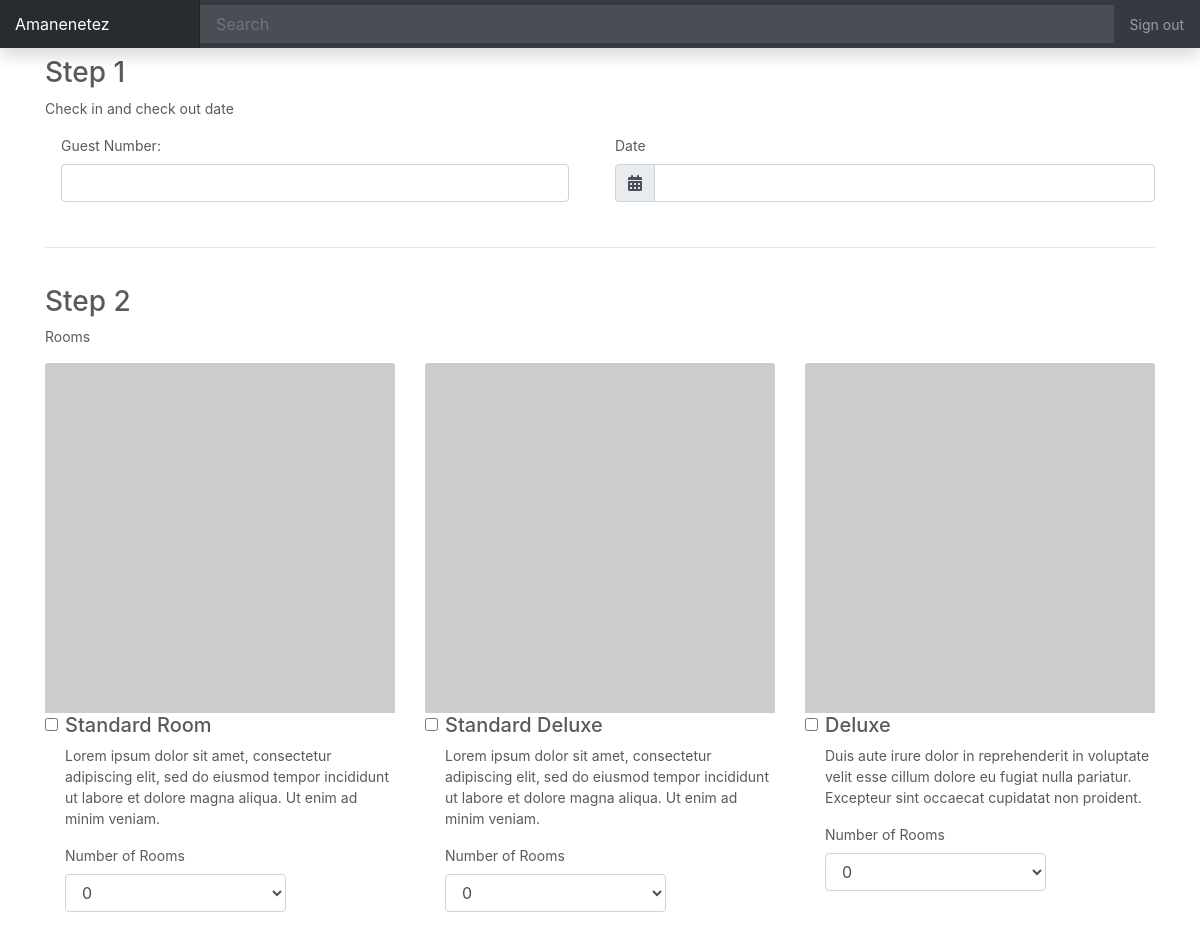
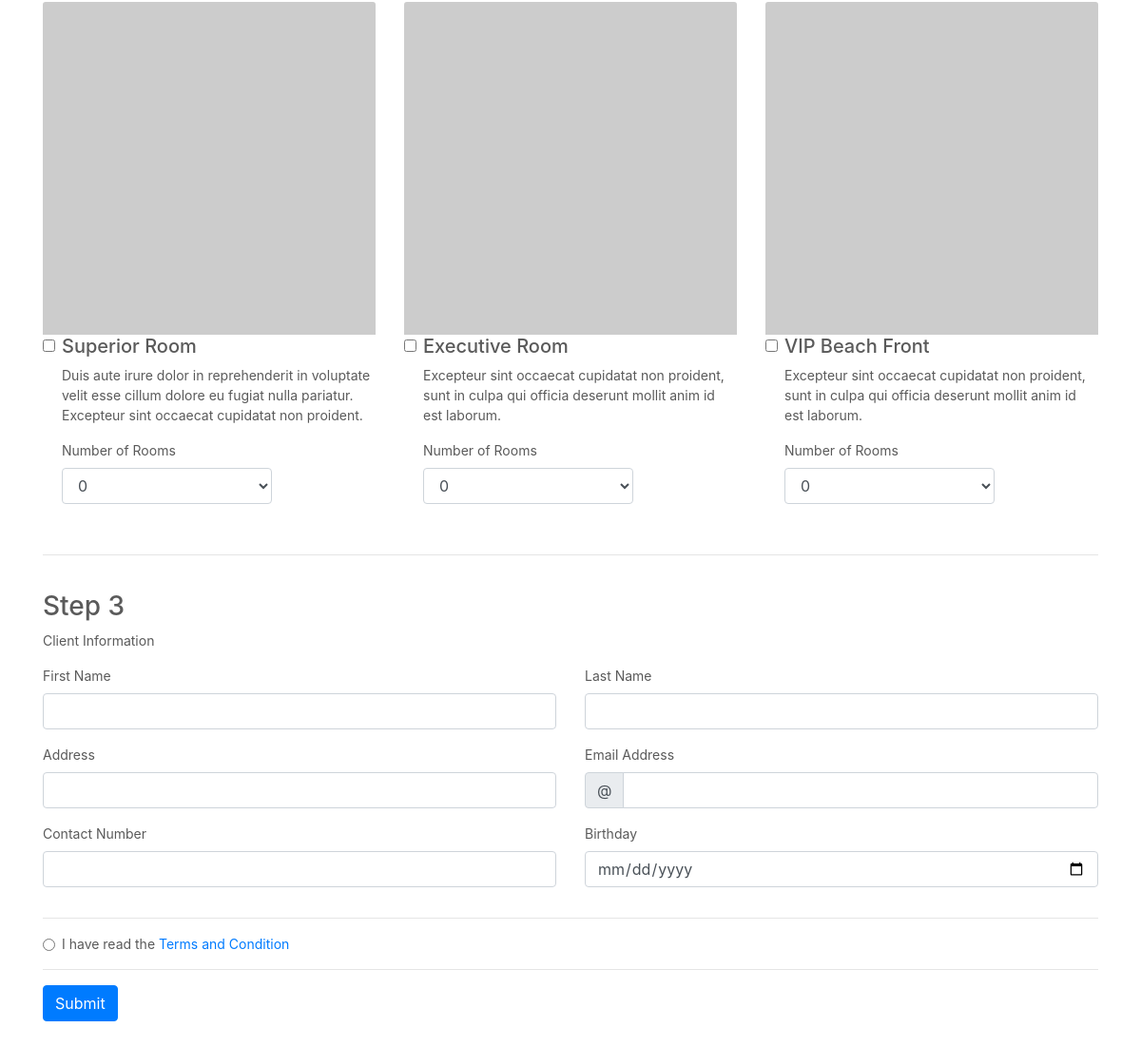
The page /booking/reserve.php (signed in) on the database its author committed (2 pictures, top to bottom).
### tables this page shows
CREATE TABLE `room` (
  `id` int(11) NOT NULL,
  `type` varchar(50) NOT NULL,
  `description` text NOT NULL,
  `simple_description` varchar(255) NOT NULL,
  `capacity` int(1) NOT NULL,
  `rate` decimal(10,2) NOT NULL
);

### partials/reserve_form.php (the view, shortened to what this page needs)
<h3>Step 1</h3>
<p>Check in and check out date</p>
<form method="POST" action="../forms/reserveRoom.php">
    <div class="row">
        <div class="col-sm">
            <div class="form-group mx-sm-3 mb-2">
                <label for="capacity">Guest Number:</label>
                <input type="number" name="guestNumber" class="form-control" required>
            </div>
        </div>
        <div class="col-sm">
            <label for="date">Date</label>
            <div class="input-group">
                <div class="input-group-prepend">
                    <span class="input-group-text" id="inputGroup-sizing-default"><i class="fas fa-calendar-alt"></i></span>
                </div>
                <input type="text" name="checkDate" class="form-control" id="datepicker" aria-label="Default" aria-describedby="inputGroup-sizing-default" required>
            </div>
        </div>
    </div>
    <br>
    <hr>
    <br>
    <h3>Step 2</h3>
    <p>Rooms</p>
    <div id="roomsAvailable">
    <?php
    $room_query = "SELECT DISTINCT count(r_s.room_id), r.id, r.type, r.simple_description, r.capacity, r.rate FROM room r INNER JOIN room_status r_s ON r.id = r_s.room_id GROUP BY r_s.room_id";
    $room_results = mysqli_query($db, $room_query);
    $row_count = mysqli_num_rows($room_results);
    if($row_count > 0) {
      while($room_details = mysqli_fetch_assoc($room_results)) {
        if(intval($room_details['id']) % 3 == 1) {
            echo '<div class="row">';
        }
        echo '
            <div class="col-sm">
                <img class="card-img-top" src="https://picsum.photos/500/?random" alt="Card image cap">
                <div class="form-check">
                    <input class="form-check-input" type="checkbox" name="rooms[]" value="1">
                    <h5>'. $room_details['type'] .'</h5>
                    <p class="card-text">'. $room_details['simple_description'] .'</p>
                    <div class="form-group">
                        <label>Number of Rooms</label>
                        <select class="form-control" name="guestNum1" style="width: 67%; display: inline-block;">
                            <option value="" selected>0</option>
        ';
        echo '
                        </select>
                    </div>
                </div>
            </div>';
        if(intval($room_details['id']) % 3 == 0) {
            echo '</div>';
        }
      }
    }
    ?>
    </div>
    <br>
    <hr>
    <br>
    <h3>Step 3</h3>
    <p>Client Information</p>
    <div class="row">
        <div class="col">
            <div class="form-group">
                <label for="firstName">First Name</label>
                <input type="text" name="firstName" class="form-control" id="exampleFormControlInput1" required>
            </div>
        </div>
        <div class="col">
            <div class="form-group">
                <label for="lastName">Last Name</label>
                <input type="text" name="lastName" class="form-control" id="exampleFormControlInput1" required>
            </div>
        </div>
    </div>
    <div class="row">
        <div class="col">
            <div class="form-group">
                <label for="address">Address</label>
                <input type="text" name="clientAddress" class="form-control" id="exampleFormControlInput1" required>
            </div>
        </div>
        <div class="col">
            <div class="form-group">
                <label for="contactNumber">Email Address</label>
                <div class="input-group mb-3">
                    <div class="input-group-prepend">
                        <span class="input-group-text" id="basic-addon1">@</span>
                    </div>
                    <input type="text" class="form-control" name="email" aria-label="Username" aria-describedby="basic-addon1" required>
                </div>
            </div>
        </div>
    </div>
    <div class="row">
        <div class="col">
            <div class="form-group">
                <label for="contactNumber">Contact Number</label>
                <input type="number" name="contactNumber" class="form-control" id="exampleFormControlInput1" required>
            </div>
        </div>
        <div class="col">
            <div class="form-group">
                <label for="birthday">Birthday</label>
                <input type="date" name="birthday" id="birthDay" value="" class="form-control" id="exampleFormControlInput1" required>
            </div>
        </div>
    </div>
    <hr>
    <div class="row">
        <div class="col">
            <div class="form-check">
                <input class="form-check-input" type="radio" name="exampleRadios" id="exampleRadios2" value="option2">
                <label class="form-check-label" for="exampleRadios2">
                    I have read the <a href="" data-toggle="modal" data-target="#termsAndCondition">Terms and Condition</a>
                </label>
            </div>
        </div>
    </div>
    <hr>
    <button class="btn btn-primary" type="submit" value="submit">Submit</button>
</form>

### assets/css/carousel.css (style rules this page uses)
body { padding-bottom: 3rem; color: #5a5a5a; }

### assets/css/dashboard.css (style rules this page uses)
body { font-size: .875rem; }

### rows shown on the page
room: type "Standard Room", simple_description "Lorem ipsum dolor sit amet, consectetur adipiscing elit, sed do eiusmod tempor incididunt ut labore et dolore magna aliqua. Ut enim ad minim veniam."
room: type "Standard Deluxe", simple_description "Lorem ipsum dolor sit amet, consectetur adipiscing elit, sed do eiusmod tempor incididunt ut labore et dolore magna aliqua. Ut enim ad minim veniam."
room: type "Deluxe", simple_description "Duis aute irure dolor in reprehenderit in voluptate velit esse cillum dolore eu fugiat nulla pariatur. Excepteur sint occaecat cupidatat non proident."
room: type "Superior Room", simple_description "Duis aute irure dolor in reprehenderit in voluptate velit esse cillum dolore eu fugiat nulla pariatur. Excepteur sint occaecat cupidatat non proident."
room: type "Executive Room", simple_description "Excepteur sint occaecat cupidatat non proident, sunt in culpa qui officia deserunt mollit anim id est laborum."
room: type "VIP Beach Front", simple_description "Excepteur sint occaecat cupidatat non proident, sunt in culpa qui officia deserunt mollit anim id est laborum."
